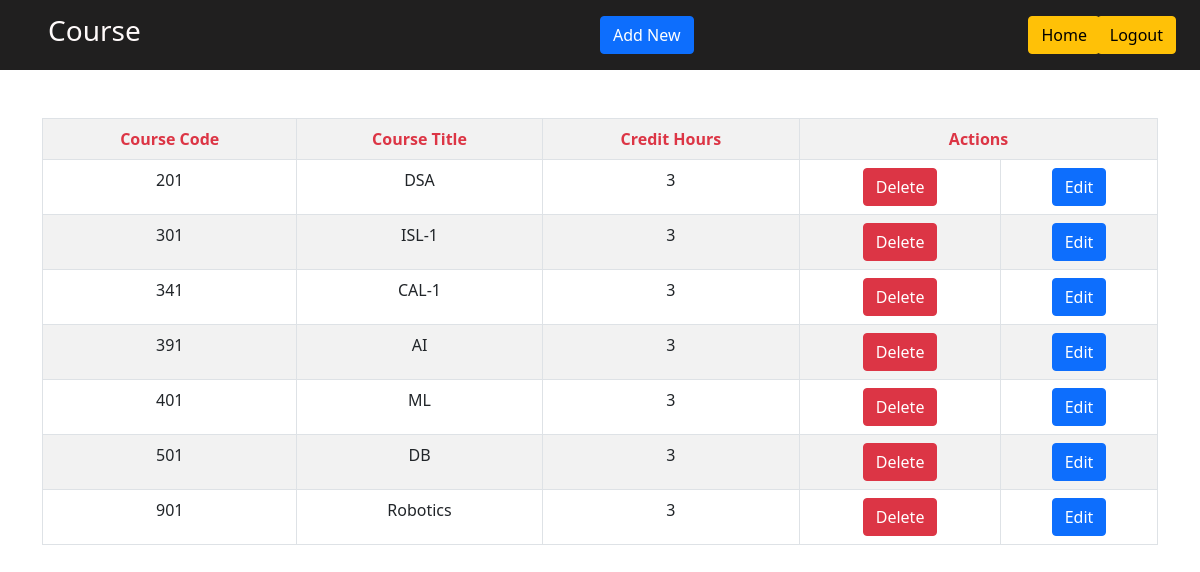
/course.php (signed in), run on the app's committed database.
### tables this page shows
CREATE TABLE `course` (
  `course_code` varchar(50) NOT NULL,
  `course_title` varchar(100) DEFAULT NULL,
  `credit_hour` int(50) DEFAULT NULL
);

### course.php (the view, shortened to what this page needs)
<?php
function load_courseTable(){
    include("db-config.php");
     try {
        $sql = $conn->prepare("SELECT * FROM course");
        $sql->execute();
        $result = $sql->fetchAll(PDO::FETCH_ASSOC);
        if ($result != NULL) {
            return $result;
        } else {
            return null;
        }
    } catch (PDOException $exc) {
        $exc->getMessage();
    }
}
$result=load_courseTable();
?>
<!DOCTYPE html>
<html lang="en">
<head>
    <link href="https://cdn.jsdelivr.net/npm/bootstrap@5.0.0-beta2/dist/css/bootstrap.min.css" rel="stylesheet"
>
    <link rel="stylesheet" href="https://pro.fontawesome.com/releases/v5.10.0/css/all.css"
 />
    <link rel="stylesheet" href="assects/css/degree.css">
</head>
<body>
    <header>
        <div class="container-fluid">
            <div class="row">
                <div id="header" class="col  position-relative d-flex  align-items-center">
                    <h3 class="position-absolute start-0 ps-5">Course</h3>
                    <button type="button" class="btn position-absolute end-0 me-4 btn-warning"><a href="logout.php"
                            style="
    text-decoration: none;
    color: black;">Logout</a></button>
                    <button type="button" class="btn btn-primary " data-toggle="modal" data-target="#add_course"
                        style="position: absolute;left: 50%;">
                        Add New
                    </button>
                    <button type="button" class="btn  position-absolute  btn-warning home-btn" style="
    right: 100px;text-decoration:none; color:black;
"><a href="Home.php" style="
    text-decoration: none;
    color: black;
">Home</a></button>
                </div>
            </div>
        </div>
    </header>
    <section>
        <div id="content" class="container mt-5">
            <div class="row">
                <div class="col">
                    <table class="table table-striped table-hover table-bordered">
                        <tbody>
                            <tr class="text-danger text-center">
                                <th>Course Code</th>
                                <th>Course Title</th>
                                <th>Credit Hours</th>
                                <th colspan="2"> Actions </th>
                            </tr>
                            <?php
                                if($result != NULL){
                                    foreach(load_courseTable() as $value){
                                    ?>
                            <tr class="text-center">
                                <td><?php echo $value['course_code']  ?></td>
                                <td><?php echo $value['course_title']  ?></td>
                                <td><?php echo $value['credit_hour']  ?></td>
                                <td><button class="btn btn-danger delete-btn"
                                        data-del-id="<?php echo $value['course_code'] ?>">Delete</button></td>
                                <td> <button type="button" data-edit-id="<?php echo $value['course_code'] ?>"
                                        class="btn btn-primary edit-btn" data-toggle="modal"
                                        data-target="#update_course">
                                        Edit
                                    </button></td>
                            </tr>
                            <?php   }
                            }
                            ?>
                        </tbody>
                    </table>
                </div>
            </div>
        </div>
    </section>
</body>
</html>

### assects/css/degree.css (style rules this page uses)
* { margin: 0; padding: 0; box-sizing: border-box; }
body { width: 100vw; height: 100vh; }
.home-btn { right: 50px; }
header #header a { text-decoration: none; color: black; }
header #header { background-color: rgb(32, 31, 31); height: 70px; }
header #header h3 { color: snow; }

### data on the page
course: course_code "201", course_title "DSA", credit_hour "3"
course: course_code "301", course_title "ISL-1", credit_hour "3"
course: course_code "341", course_title "CAL-1", credit_hour "3"
course: course_code "391", course_title "AI", credit_hour "3"
course: course_code "401", course_title "ML", credit_hour "3"
course: course_code "501", course_title "DB", credit_hour "3"
course: course_code "901", course_title "Robotics", credit_hour "3"
